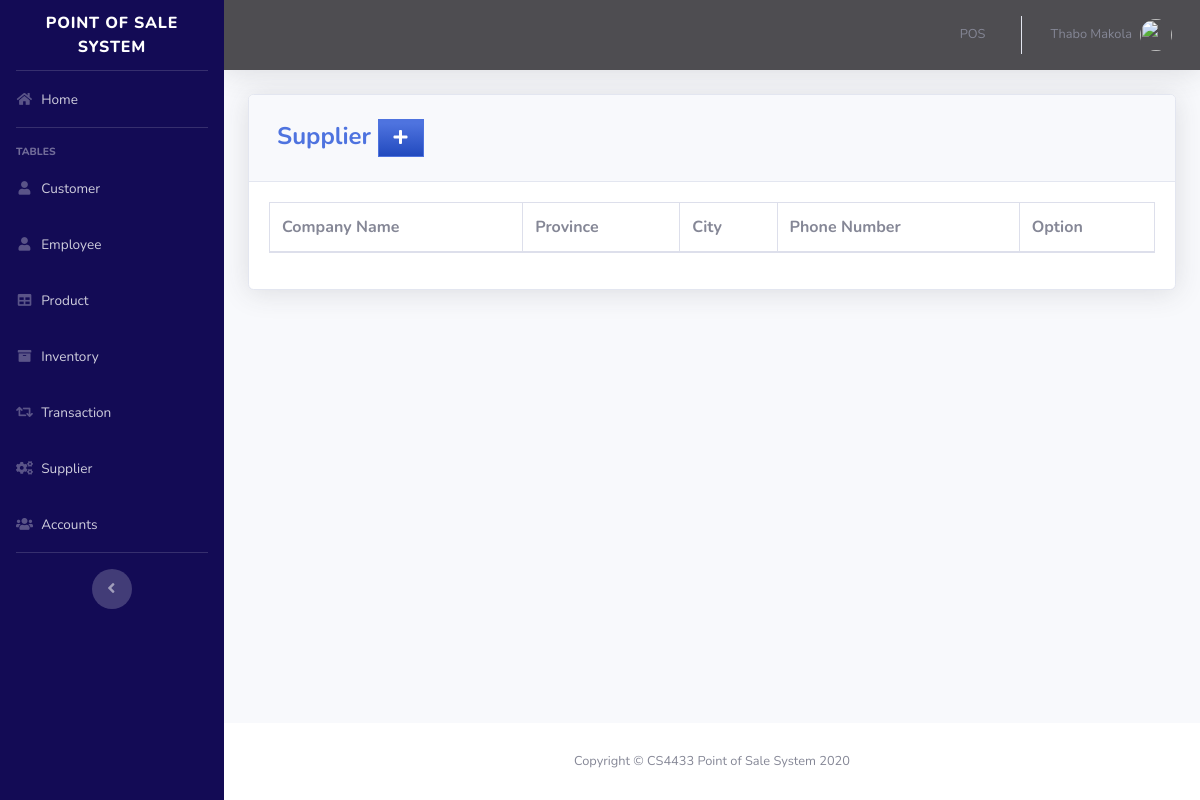
Before: /pages/supplier.php (signed in) with the older database file.
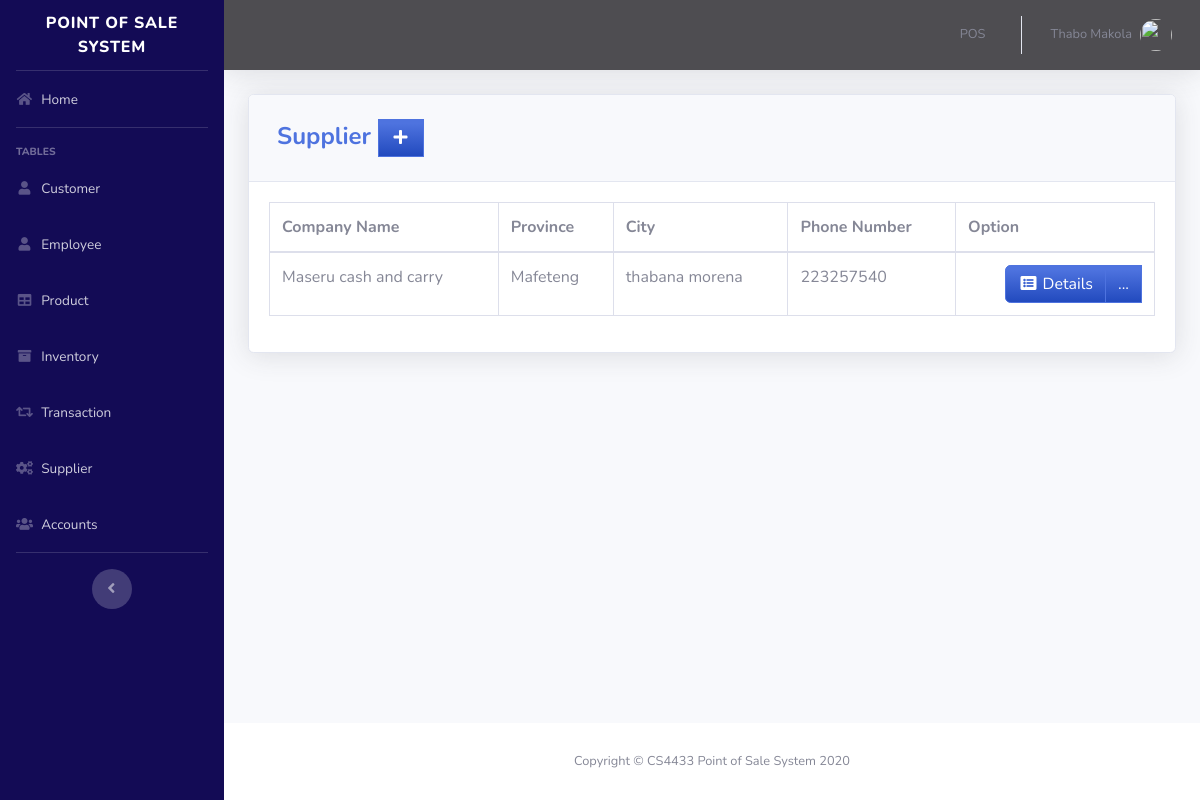
After: the same page with the newer database file.
### tables this page shows
CREATE TABLE `supplier` (
  `SUPPLIER_ID` int(11) NOT NULL,
  `COMPANY_NAME` varchar(50) DEFAULT NULL,
  `LOCATION_ID` int(11) NOT NULL,
  `PHONE_NUMBER` varchar(11) DEFAULT NULL
);

CREATE TABLE `location` (
  `LOCATION_ID` int(11) NOT NULL,
  `PROVINCE` varchar(100) DEFAULT NULL,
  `CITY` varchar(100) DEFAULT NULL
);

### pages/supplier.php (the view, shortened to what this page needs)
<?php
include'../includes/connection.php';
include'../includes/sidebar.php';
?>
            <div class="card shadow mb-4">
            <div class="card-header py-3">
              <h4 class="m-2 font-weight-bold text-primary">Supplier&nbsp;<a  href="#" data-toggle="modal" data-target="#supplierModal" type="button" class="btn btn-primary bg-gradient-primary" style="border-radius: 0px;"><i class="fas fa-fw fa-plus"></i></a></h4>
            </div>
            <div class="card-body">
              <div class="table-responsive">
                <table class="table table-bordered" id="dataTable" width="100%" cellspacing="0">
               <thead>
                   <tr>
                       <th>Company Name</th>
                       <th>Province</th>
                       <th>City</th>
                       <th>Phone Number</th>
                       <th>Option</th>
                   </tr>
               </thead>
          <tbody>
<?php
    $query = 'SELECT SUPPLIER_ID, COMPANY_NAME, l.PROVINCE, l.CITY, PHONE_NUMBER FROM supplier s join location l on s.LOCATION_ID=l.LOCATION_ID';
        $result = mysqli_query($db, $query) or die (mysqli_error($db));
            while ($row = mysqli_fetch_assoc($result)) {
                echo '<tr>';
                echo '<td>'. $row['COMPANY_NAME'].'</td>';
                echo '<td>'. $row['PROVINCE'].'</td>';
                echo '<td>'. $row['CITY'].'</td>';
                echo '<td>'. $row['PHONE_NUMBER'].'</td>';
                      echo '<td align="right"> <div class="btn-group">
                              <a type="button" class="btn btn-primary bg-gradient-primary" href="sup_searchfrm.php?action=edit & id='.$row['SUPPLIER_ID'] . '"><i class="fas fa-fw fa-list-alt"></i> Details</a>
                            <div class="btn-group">
                              <a type="button" class="btn btn-primary bg-gradient-primary dropdown no-arrow" data-toggle="dropdown" style="color:white;">
                              ... <span class="caret"></span></a>
                            <ul class="dropdown-menu text-center" role="menu">
                                <li>
                                  <a type="button" class="btn btn-warning bg-gradient-warning btn-block" style="border-radius: 0px;" href="sup_edit.php?action=edit & id='.$row['SUPPLIER_ID']. '">
                                    <i class="fas fa-fw fa-edit"></i> Edit
                                  </a>
                                </li>
                            </ul>
                            </div>
                          </div> </td>';
                      echo '</tr> ';
                        }
?>
                                </tbody>
                            </table>
                        </div>
                    </div>
                  </div>
<?php
include'../includes/footer.php';
?>

### includes/sidebar.php (shortened to what this page needs)
<!DOCTYPE html>
<html lang="en">
<head>
  <link href="../vendor/fontawesome-free/css/all.min.css" rel="stylesheet" type="text/css">
  <link href="../css/sb-admin-2.min.css" rel="stylesheet">
  <link href="../vendor/datatables/dataTables.bootstrap4.min.css" rel="stylesheet">
</head>
<body id="page-top" >
  <div id="wrapper">
    <ul class="navbar-nav bg-gradient-primar sidebar sidebar-dark accordion" id="accordionSidebar" style="background-color:#130B55;">
      <a class="sidebar-brand d-flex align-items-center justify-content-center" href="index.php">
        <div class="sidebar-brand-text mx-3">Point Of Sale System</div>
      </a>
      <hr class="sidebar-divider my-0">
      <li class="nav-item">
        <a class="nav-link" href="index.php">
          <i class="fas fa-fw fa-home"></i>
          <span>Home</span></a>
      </li>
      <hr class="sidebar-divider">
      <div class="sidebar-heading">
        Tables
      </div>
      <li class="nav-item">
        <a class="nav-link" href="customer.php">
          <i class="fas fa-fw fa-user"></i>
          <span>Customer</span></a>
      </li>
      <li class="nav-item">
        <a class="nav-link" href="employee.php">
          <i class="fas fa-fw fa-user"></i>
          <span>Employee</span></a>
      </li>
      <li class="nav-item">
        <a class="nav-link" href="product.php">
          <i class="fas fa-fw fa-table"></i>
          <span>Product</span></a>
      </li>
      <li class="nav-item">
        <a class="nav-link" href="inventory.php">
          <i class="fas fa-fw fa-archive"></i>
          <span>Inventory</span></a>
      </li>
      <li class="nav-item">
        <a class="nav-link" href="transaction.php">
          <i class="fas fa-fw fa-retweet"></i>
          <span>Transaction</span></a>
      </li>
      <li class="nav-item">
        <a class="nav-link" href="supplier.php">
          <i class="fas fa-fw fa-cogs"></i>
          <span>Supplier</span></a>
      </li>
      <li class="nav-item">
        <a class="nav-link" href="user.php">
          <i class="fas fa-fw fa-users"></i>
          <span>Accounts</span></a>
      </li>
      <hr class="sidebar-divider d-none d-md-block">
      <div class="text-center d-none d-md-inline">
        <button class="rounded-circle border-0" id="sidebarToggle"></button>
      </div>
    </ul>
    <?php include_once 'topbar.php'; ?>

### includes/topbar.php (shortened to what this page needs)
<div id="content-wrapper" class="d-flex flex-column" >
  <div id="content">
    <nav class="navbar navbar-expand navbar-light bg-whit topbar mb-4 static-top shadow" style="background-color:#4E4D51;">
      <ul class="navbar-nav ml-auto">
   <?php $today = date("mdGis"); ?>
        <li class="nav-item dropdown no-arrow">
          <a class="nav-link" href="pos.php?trans_d=<?php echo $today ?>" role="button">
            <span class="mr-2 d-none d-lg-inline text-gray-600 small">POS</span>
          </a>
        </li>
        <li class="nav-item dropdown no-arrow">
          <a class="nav-link dropdown-toggle" href="#" id="userDropdown" role="button" data-toggle="dropdown" aria-haspopup="true" aria-expanded="false">
            <span class="mr-2 d-none d-lg-inline text-gray-600 small"><?php echo  $_SESSION['FIRST_NAME']. ' '.$_SESSION['LAST_NAME'] ;?></span>
            <img class="img-profile rounded-circle"
            <?php
              if($_SESSION['GENDER']=='Male'){
                echo 'src="https://encrypted-tbn0.gstatic.com/images?q=tbn:ANd9GcTS0rikanm-OEchWDtCAWQ_s1hQq1nOlQUeJr242AdtgqcdEgm0Dg"';
              }else{
                echo 'src="https://encrypted-tbn0.gstatic.com/images?q=tbn:ANd9GcSNngF0RFPjyGl4ybo78-XYxxeap88Nvsyj1_txm6L4eheH8ZBu"';
              }
            ?>>
          </a>
        </li>
      </ul>
    </nav>
    <div class="container-fluid">

### includes/footer.php (shortened to what this page needs)
        </div>
      </div>
      <footer class="sticky-footer bg-white">
        <div class="container my-auto">
          <div class="copyright text-center my-auto">
              <span>Copyright © CS4433 Point of Sale System 2020</span>
          </div>
        </div>
      </footer>
    </div>
  </div>
</body>
</html>

Changed rows visible on the page:
added supplier: COMPANY_NAME "Maseru cash and carry", LOCATION_ID.PROVINCE "Mafeteng", LOCATION_ID.CITY "thabana morena", PHONE_NUMBER "223257540"
